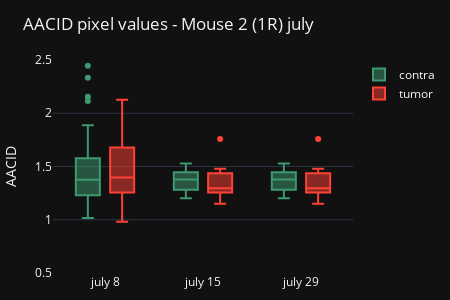

Notebook cell for this chart:
### Code cell
fig = go.Figure()

# fig.add_trace(go.Box(
#     y=np.hstack((flattened_ph_dicts[0]['whole'], flattened_ph_dicts[1]['whole'])),
#     x=np.hstack((len(flattened_ph_dicts[0]['whole'])*['july 8'], len(flattened_ph_dicts[1]['whole'])*['july 15'])),
#     name='whole',
#     marker_color='#FF851B',
# ))

fig.add_trace(go.Box(
    y=np.hstack((flattened_aacid_dicts[0]['contra'], flattened_aacid_dicts[1]['contra'], flattened_aacid_dicts[2]['contra'])),
    x=np.hstack((len(flattened_aacid_dicts[0]['contra'])*['july 8'], len(flattened_aacid_dicts[1]['contra'])*['july 15'],  len(flattened_aacid_dicts[2]['contra'])*['july 29'])),
    name='contra',
    marker_color='#3D9970',
))

fig.add_trace(go.Box(
    y=np.hstack((flattened_aacid_dicts[0]['tumor'], flattened_aacid_dicts[1]['tumor'], flattened_aacid_dicts[2]['tumor'])),
    x=np.hstack((len(flattened_aacid_dicts[0]['tumor'])*['july 8'], len(flattened_aacid_dicts[1]['tumor'])*['july 15'],  len(flattened_aacid_dicts[2]['tumor'])*['july 29'])),
    name='tumor',
    marker_color='#FF4136',
))


fig.update_layout(
    yaxis_title='AACID',
    boxmode='group', # group together boxes of the different traces for each value of x,
    yaxis=dict(range=[0.5, 2.5]),  # Set y-axis limits
    width=450,
    height=300,
    margin=dict(l=20, r=40, t=60, b=10),  # Adjust top and bottom margins
    title=f'AACID pixel values - Mouse {phantom_choice} ({subject_dict["sub_name"]}) {date}'
)
fig.show()
pio.write_image(fig, os.path.join(save_path, 'aacid_boxplot.jpeg'))

### Figure 1 — Plotly figure (JSON) as saved in the notebook; plotly's stock layout.template omitted (floating-point values rounded to 4 significant figures)
{"data": [{"marker": {"color": "#3D9970"}, "name": "contra", "x": ["july 8", "july 8", "july 8", "july 8", "july 8", "july 8", "july 8", "july 8", "july 8", "july 8", "july 8", "july 8", "july 8", "july 8", "july 8", "july 8", "july 8", "july 8", "july 8", "july 8", "july 8", "july 8", "july 8", "july 8", "july 8", "july 8", "july 8", "july 8", "july 8", "july 8", "july 8", "july 8", "july 8", "july 8", "july 8", "july 15", "july 15", "july 15", "july 15", "july 15", "july 15", "july 15", "july 15", "july 15", "july 15", "july 15", "july 15", "july 15", "july 29", "july 29", "july 29", "july 29", "july 29", "july 29", "july 29", "july 29", "july 29", "july 29", "july 29", "july 29", "july 29"], "y": [1.312, 1.303, 1.42, 1.483, 1.578, 1.887, 2.154, 1.325, 1.176, 1.296, 1.058, 1.071, 1.282, 1.412, 1.416, 1.196, 1.284, 1.376, 1.471, 1.506, 1.738, 1.574, 1.214, 1.119, 1.301, 1.616, 1.015, 1.331, 1.837, 2.333, 2.447, 2.116, 1.542, 1.109, 1.208, 1.397, 1.341, 1.201, 1.304, 1.341, 1.41, 1.209, 1.437, 1.477, 1.379, 1.48, 1.527, 1.211, 1.397, 1.341, 1.201, 1.304, 1.341, 1.41, 1.209, 1.437, 1.477, 1.379, 1.48, 1.527, 1.211], "type": "box"}, {"marker": {"color": "#FF4136"}, "name": "tumor", "x": ["july 8", "july 8", "july 8", "july 8", "july 8", "july 8", "july 8", "july 8", "july 8", "july 8", "july 8", "july 8", "july 8", "july 8", "july 8", "july 8", "july 8", "july 8", "july 8", "july 8", "july 8", "july 8", "july 8", "july 8", "july 8", "july 8", "july 8", "july 8", "july 8", "july 8", "july 8", "july 8", "july 8", "july 8", "july 8", "july 8", "july 8", "july 15", "july 15", "july 15", "july 15", "july 15", "july 15", "july 15", "july 15", "july 15", "july 15", "july 15", "july 15", "july 15", "july 15", "july 29", "july 29", "july 29", "july 29", "july 29", "july 29", "july 29", "july 29", "july 29", "july 29", "july 29", "july 29", "july 29", "july 29"], "y": [1.002, 1.689, 2.086, 1.417, 1.152, 2.128, 1.475, 1.221, 1.246, 1.11, 0.9809, 1.497, 1.397, 1.379, 1.302, 1.235, 1.372, 1.675, 1.877, 1.752, 2.003, 1.745, 1.33, 1.352, 1.528, 1.381, 1.216, 1.473, 1.734, 1.343, 1.397, 1.614, 1.82, 1.675, 1.504, 1.223, 1.258, 1.267, 1.264, 1.437, 1.347, 1.385, 1.462, 1.283, 1.256, 1.254, 1.307, 1.479, 1.15, 1.234, 1.758, 1.267, 1.264, 1.437, 1.347, 1.385, 1.462, 1.283, 1.256, 1.254, 1.307, 1.479, 1.15, 1.234, 1.758], "type": "box"}], "layout": {"yaxis": {"title": {"text": "AACID"}, "range": [0.5, 2.5]}, "margin": {"l": 20, "r": 40, "t": 60, "b": 10}, "boxmode": "group", "width": 450, "height": 300, "title": {"text": "AACID pixel values - Mouse 2 (1R) july"}}}
